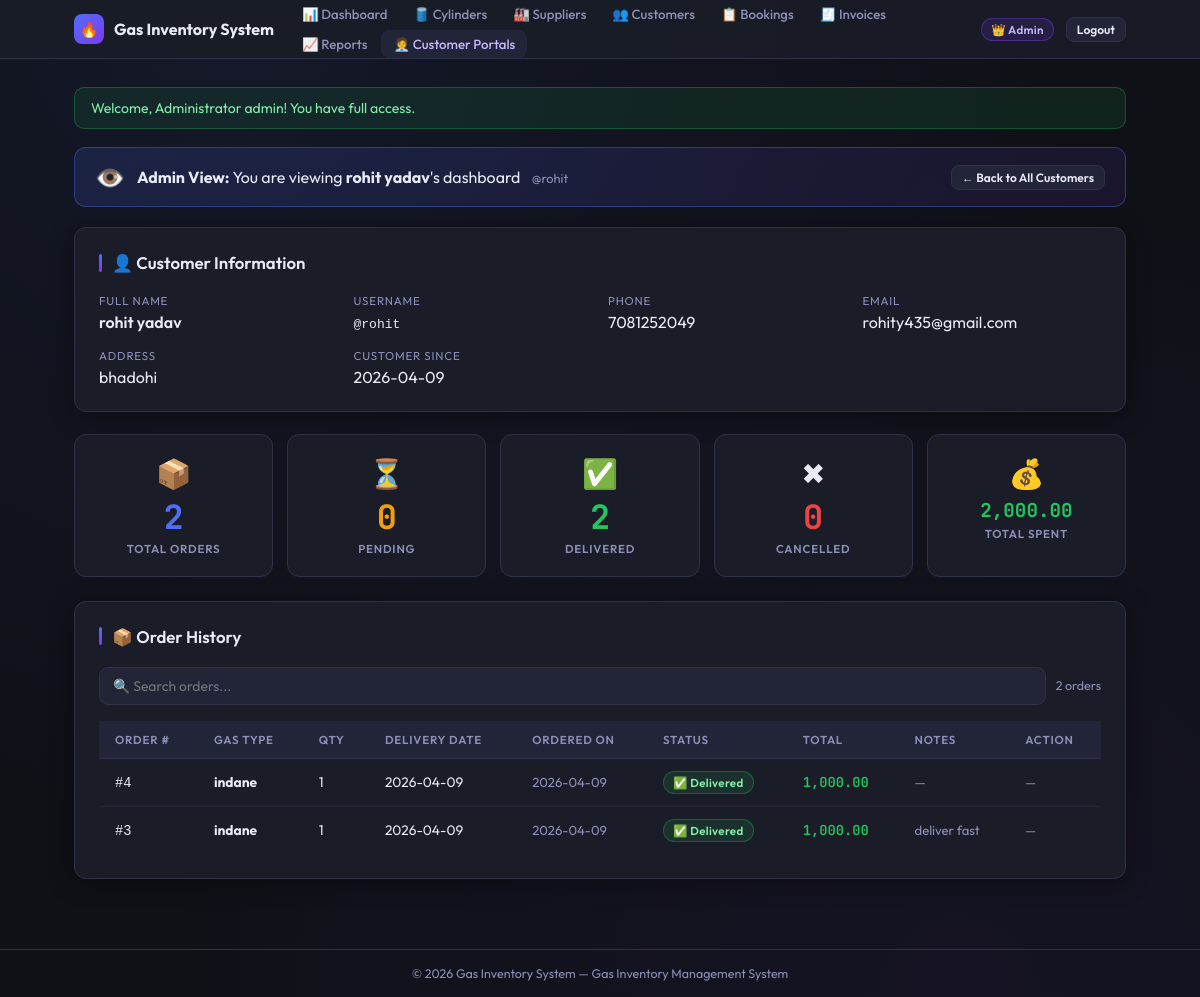
Page /admin_customers.php?customer_id=5 (signed in) on the committed database.
### tables this page shows
CREATE TABLE customers (
        id INTEGER PRIMARY KEY AUTOINCREMENT,
        name TEXT NOT NULL,
        phone TEXT,
        address TEXT,
        created_at TEXT NOT NULL
    , email TEXT, user_id INTEGER);

CREATE TABLE users (
    id INTEGER PRIMARY KEY AUTOINCREMENT,
    username TEXT NOT NULL UNIQUE,
    password TEXT NOT NULL,
    role TEXT NOT NULL,
    created_at TEXT NOT NULL
);

### functions.php (called while the page is built, shortened)
<?php
function sanitize($value) {
    return htmlspecialchars($value ?? '', ENT_QUOTES | ENT_SUBSTITUTE, 'UTF-8');
}
function format_currency($amount) {
    return number_format($amount, 2);
}

### admin_customers.php (the view, shortened to what this page needs)
<?php
require_once __DIR__ . '/functions.php';
$db = get_db();
$viewingCustomerId = (int)($_GET['customer_id'] ?? 0);-
$viewingCustomer   = null;
$customerOrders    = [];
$customerStats     = [];
if ($viewingCustomerId > 0) {
    $stmt = $db->prepare('SELECT c.*, u.username, u.created_at as user_created FROM customers c LEFT JOIN users u ON u.id=c.user_id WHERE c.id=?');
    $stmt->execute([$viewingCustomerId]);
    $viewingCustomer = $stmt->fetch();
    if ($viewingCustomer) {
        $customerOrders = $db->query(
            "SELECT b.*, i.total_price FROM bookings b
             LEFT JOIN invoices i ON i.booking_id=b.id
             WHERE b.customer_id=" . $viewingCustomerId . "
             ORDER BY b.created_at DESC"
        )->fetchAll();
        $customerStats['total']     = count($customerOrders);
        $customerStats['pending']   = count(array_filter($customerOrders, fn($o) => $o['status'] === 'Pending'));
        $customerStats['delivered'] = count(array_filter($customerOrders, fn($o) => $o['status'] === 'Delivered'));
        $customerStats['cancelled'] = count(array_filter($customerOrders, fn($o) => $o['status'] === 'Cancelled'));
        $customerStats['spent']     = array_sum(array_column($customerOrders, 'total_price'));
    }
}
$allCustomers = $db->query(
    "SELECT c.*, u.username, u.created_at as user_created,
     (SELECT COUNT(*) FROM bookings b WHERE b.customer_id=c.id) AS total_orders,
     (SELECT COUNT(*) FROM bookings b WHERE b.customer_id=c.id AND b.status='Pending') AS pending_orders,
     (SELECT COALESCE(SUM(i.total_price),0) FROM bookings b LEFT JOIN invoices i ON i.booking_id=b.id WHERE b.customer_id=c.id) AS total_spent,
     (SELECT b.created_at FROM bookings b WHERE b.customer_id=c.id ORDER BY b.created_at DESC LIMIT 1) AS last_order_at
     FROM customers c
     INNER JOIN users u ON u.id=c.user_id
     WHERE u.role='customer'
     ORDER BY c.name ASC"
)->fetchAll();
?>
<!doctype html>
<html lang="en">
<head>
  <link rel="stylesheet" href="styles.css" />
</head>
<body>
<?php require __DIR__ . '/header.php'; ?>
<?php if ($viewingCustomer): ?>
  <div class="admin-viewing-banner">
    <div style="font-size:1.5rem;">👁️</div>
    <div>
      <strong>Admin View:</strong> You are viewing <strong><?php echo sanitize($viewingCustomer['name']); ?></strong>'s dashboard
      <span style="font-size:0.8rem; color:var(--text-muted); margin-left:8px;">@<?php echo sanitize($viewingCustomer['username']); ?></span>
    </div>
    <a href="admin_customers.php" class="button secondary sm" style="margin-left:auto;">← Back to All Customers</a>
  </div>
  <div class="card">
    <h2>👤 Customer Information</h2>
    <div style="display:grid; grid-template-columns: repeat(auto-fit, minmax(200px, 1fr)); gap:16px;">
      <div>
        <div style="font-size:0.72rem; color:var(--text-muted); text-transform:uppercase; letter-spacing:0.07em; margin-bottom:4px;">Full Name</div>
        <div style="font-weight:600;"><?php echo sanitize($viewingCustomer['name']); ?></div>
      </div>
      <div>
        <div style="font-size:0.72rem; color:var(--text-muted); text-transform:uppercase; letter-spacing:0.07em; margin-bottom:4px;">Username</div>
        <div><code>@<?php echo sanitize($viewingCustomer['username']); ?></code></div>
      </div>
      <div>
        <div style="font-size:0.72rem; color:var(--text-muted); text-transform:uppercase; letter-spacing:0.07em; margin-bottom:4px;">Phone</div>
        <div><?php echo $viewingCustomer['phone'] ? sanitize($viewingCustomer['phone']) : '<span style="color:var(--text-muted)">—</span>'; ?></div>
      </div>
      <div>
        <div style="font-size:0.72rem; color:var(--text-muted); text-transform:uppercase; letter-spacing:0.07em; margin-bottom:4px;">Email</div>
        <div><?php echo $viewingCustomer['email'] ? sanitize($viewingCustomer['email']) : '<span style="color:var(--text-muted)">—</span>'; ?></div>
      </div>
      <div>
        <div style="font-size:0.72rem; color:var(--text-muted); text-transform:uppercase; letter-spacing:0.07em; margin-bottom:4px;">Address</div>
        <div><?php echo $viewingCustomer['address'] ? sanitize($viewingCustomer['address']) : '<span style="color:var(--text-muted)">—</span>'; ?></div>
      </div>
      <div>
        <div style="font-size:0.72rem; color:var(--text-muted); text-transform:uppercase; letter-spacing:0.07em; margin-bottom:4px;">Customer Since</div>
        <div><?php echo sanitize(substr($viewingCustomer['created_at'], 0, 10)); ?></div>
      </div>
    </div>
  </div>
  <div class="stats-grid" style="grid-template-columns: repeat(auto-fit, minmax(140px, 1fr));">
    <div class="stat-card"><div class="stat-icon">📦</div><div class="stat-value"><?php echo $customerStats['total']; ?></div><div class="stat-label">Total Orders</div></div>
    <div class="stat-card"><div class="stat-icon">⏳</div><div class="stat-value" style="color:var(--warning);"><?php echo $customerStats['pending']; ?></div><div class="stat-label">Pending</div></div>
    <div class="stat-card"><div class="stat-icon">✅</div><div class="stat-value" style="color:var(--success);"><?php echo $customerStats['delivered']; ?></div><div class="stat-label">Delivered</div></div>
    <div class="stat-card"><div class="stat-icon">✖</div><div class="stat-value" style="color:var(--danger);"><?php echo $customerStats['cancelled']; ?></div><div class="stat-label">Cancelled</div></div>
    <div class="stat-card"><div class="stat-icon">💰</div><div class="stat-value" style="color:var(--success); font-size:1.2rem;"><?php echo format_currency($customerStats['spent']); ?></div><div class="stat-label">Total Spent</div></div>
  </div>
  <div class="card">
    <h2>📦 Order History</h2>
    <?php if (empty($customerOrders)): ?>
      <p style="text-align:center; color:var(--text-muted); padding:24px;">This customer has no orders yet.</p>
    <?php else: ?>
    <div class="search-wrap">
      <input class="search-input" type="text" placeholder="🔍 Search orders..." oninput="filterTable(this)" />
      <span class="search-label" id="orderCount"><?php echo count($customerOrders); ?> orders</span>
    </div>
    <div class="table-wrap">
      <table id="ordersTable">
        <thead>
          <tr><th>Order #</th><th>Gas Type</th><th>Qty</th><th>Delivery Date</th><th>Ordered On</th><th>Status</th><th>Total</th><th>Notes</th><th>Action</th></tr>
        </thead>
        <tbody>
          <?php foreach ($customerOrders as $o): ?>
            <tr>
              <td><code>#<?php echo (int)$o['id']; ?></code></td>
              <td><strong><?php echo sanitize($o['gas_type']); ?></strong></td>
              <td><?php echo (int)$o['quantity']; ?></td>
              <td><?php echo sanitize($o['date']); ?></td>
              <td style="color:var(--text-muted); font-size:0.82rem;"><?php echo substr($o['created_at'],0,10); ?></td>
              <td>
                <?php if ($o['status'] === 'Delivered'): ?>
                  <span class="badge badge-success">✅ Delivered</span>
                <?php elseif ($o['status'] === 'Cancelled'): ?>
                  <span class="badge badge-danger">✖ Cancelled</span>
                <?php else: ?>
                  <span class="badge badge-warning">⏳ Pending</span>
                <?php endif; ?>
              </td>
              <td class="price-tag"><?php echo isset($o['total_price']) ? format_currency($o['total_price']) : '—'; ?></td>
              <td style="color:var(--text-muted); font-size:0.82rem; max-width:160px; white-space:nowrap; overflow:hidden; text-overflow:ellipsis;">
                <?php echo $o['notes'] ? sanitize($o['notes']) : '—'; ?>
              </td>
              <td>
                <?php if ($o['status'] === 'Pending'): ?>
                  <a class="button success sm" href="bookings.php?mark_delivered=<?php echo (int)$o['id']; ?>&redirect=admin_customers.php?customer_id=<?php echo $viewingCustomerId; ?>"
                     onclick="return confirm('Mark order #<?php echo (int)$o['id']; ?> as delivered?')">✓ Deliver</a>
                <?php else: ?>
                  <span style="color:var(--text-muted); font-size:0.8rem;">—</span>
                <?php endif; ?>
              </td>
            </tr>
          <?php endforeach; ?>
        </tbody>
      </table>
    </div>
    <?php endif; ?>
  </div>
<?php endif; ?>
<?php require __DIR__ . '/footer.php'; ?>
</body>
</html>

### styles.css (style rules this page uses)
:root { --bg: #0f1117; --surface: #1a1d27; --surface2: #222538; --border: #2e3248; --accent: #4f6ef7; --accent2: #7c3aed; --success: #22c55e; --warning: #f59e0b; --danger: #ef4444; --text: #e8eaf6; --text-muted: #8b90b8; --radius: 12px; --shadow: 0 4px 24px rgba(0,0,0,0.4); }
*, *::before, *::after { box-sizing: border-box; margin: 0; padding: 0; }
body { font-family: 'Outfit', sans-serif; background: var(--bg); color: var(--text); min-height: 100vh; background-image: radial-gradient(ellipse at 20% 0%, rgba(79,110,247,0.08) 0%, transparent 60%), radial-gradient(ellipse at 80% 100%, rgba(124,58,237,0.06) 0%, transparent 60%); }
a { color: var(--accent); text-decoration: none; transition: opacity 0.2s; }
.card { background: var(--surface); border: 1px solid var(--border); border-radius: var(--radius); padding: 24px; margin-bottom: 22px; box-shadow: var(--shadow); transition: border-color 0.25s; }
.card h2 { font-size: 1.05rem; font-weight: 600; margin-bottom: 20px; display: flex; align-items: center; gap: 10px; color: var(--text); }
.card h2::before { content: ''; display: block; width: 3px; height: 18px; background: linear-gradient(to bottom, var(--accent), var(--accent2)); border-radius: 2px; flex-shrink: 0; }
.stats-grid { display: grid; grid-template-columns: repeat(auto-fit, minmax(175px, 1fr)); gap: 14px; margin-bottom: 24px; }
.stat-card { background: var(--surface); border: 1px solid var(--border); border-radius: var(--radius); padding: 20px 18px; text-align: center; transition: all 0.25s; position: relative; overflow: hidden; cursor: default; }
.stat-icon { font-size: 1.8rem; margin-bottom: 10px; }
.stat-value { font-size: 2.1rem; font-weight: 700; font-family: 'JetBrains Mono', monospace; color: var(--accent); line-height: 1; }
.stat-label { font-size: 0.72rem; color: var(--text-muted); margin-top: 6px; text-transform: uppercase; letter-spacing: 0.07em; font-weight: 600; }
.table-wrap { overflow-x: auto; }
table { width: 100%; border-collapse: collapse; font-size: 0.86rem; }
table th { background: var(--surface2); color: var(--text-muted); padding: 11px 16px; text-align: left; font-weight: 600; font-size: 0.72rem; text-transform: uppercase; letter-spacing: 0.07em; border-bottom: 1px solid var(--border); }
table td { padding: 12px 16px; border-bottom: 1px solid rgba(46,50,72,0.5); color: var(--text); vertical-align: middle; }
table tr:last-child td { border-bottom: none; }
table tbody tr { transition: background 0.15s; }
.badge { display: inline-flex; align-items: center; gap: 4px; padding: 3px 9px; border-radius: 99px; font-size: 0.72rem; font-weight: 600; letter-spacing: 0.03em; }
.badge-success { background: rgba(34,197,94,0.12); color: #86efac; border: 1px solid rgba(34,197,94,0.3); }
.button { display: inline-flex; align-items: center; gap: 5px; padding: 7px 14px; border-radius: 8px; font-size: 0.81rem; font-weight: 600; font-family: 'Outfit', sans-serif; cursor: pointer; border: 1px solid transparent; transition: all 0.2s; text-decoration: none; white-space: nowrap; background: var(--accent); color: #fff; }
.button.secondary { background: var(--surface2); color: var(--text); border-color: var(--border); }
.button.sm { padding: 4px 10px; font-size: 0.75rem; }
.search-wrap { display: flex; gap: 10px; margin-bottom: 16px; align-items: center; }
.search-input { flex: 1; padding: 9px 13px; background: var(--surface2); border: 1px solid var(--border); border-radius: 9px; color: var(--text); font-family: 'Outfit', sans-serif; font-size: 0.87rem; outline: none; transition: border-color 0.2s; }
.search-label { font-size: 0.78rem; color: var(--text-muted); white-space: nowrap; }

### admin_customers.php (style rules this page uses)
.admin-viewing-banner { background: linear-gradient(135deg, rgba(79,110,247,0.15), rgba(124,58,237,0.1)); border: 1px solid rgba(79,110,247,0.4); border-radius: 12px; padding: 14px 20px; margin-bottom: 20px; display: flex; align-items: center; gap: 12px; }
.price-tag { color: var(--success); font-family: 'JetBrains Mono', monospace; font-weight: 600; }

### rows in the picture
customers: name "rohit yadav", user.username "rohit", phone "7081252049", email "rohity435@gmail.com", address "bhadohi", created_at "2026-04-09"

### other values in the picture
APP_NAME "Gas Inventory System"
$msg "Welcome, Administrator admin! You have full access."
$customerStats['total'] "2"
$customerStats['pending'] "0"
$customerStats['delivered'] "2"
$customerStats['cancelled'] "0"
format_currency($customerStats['spent']) "2,000.00"
count($customerOrders) "2"
$o['id'] "4"
$o['gas_type'] "indane"
$o['quantity'] "1"
$o['date'] "2026-04-09"
substr($o['created_at'],0,10) "2026-04-09"
format_currency($o['total_price']) "1,000.00"
$o['id'] "3"
